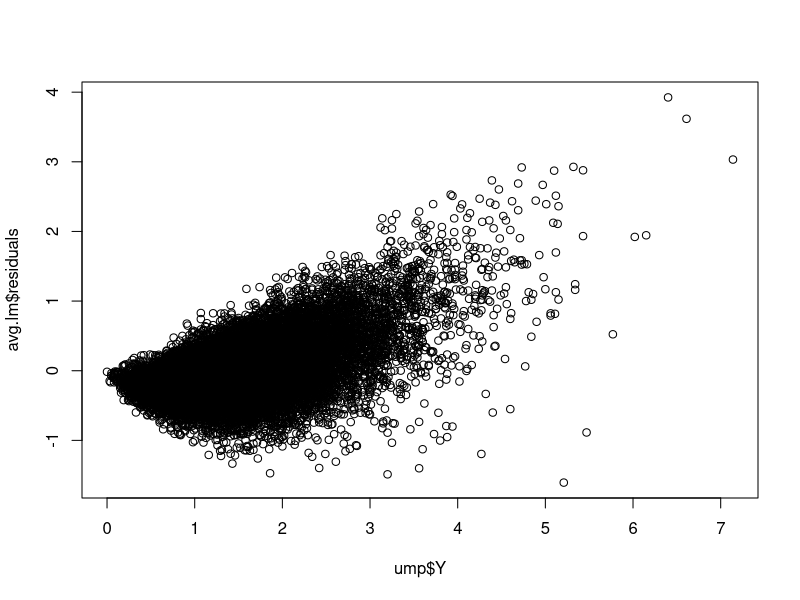
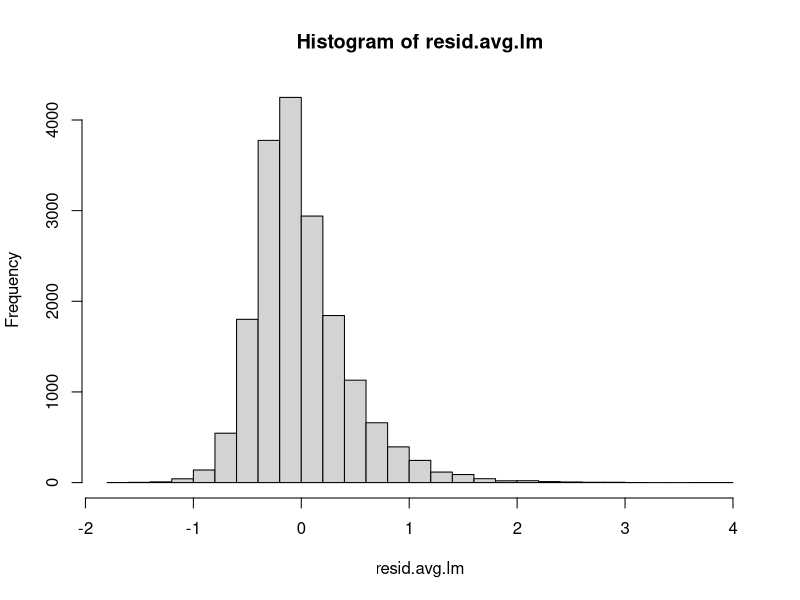
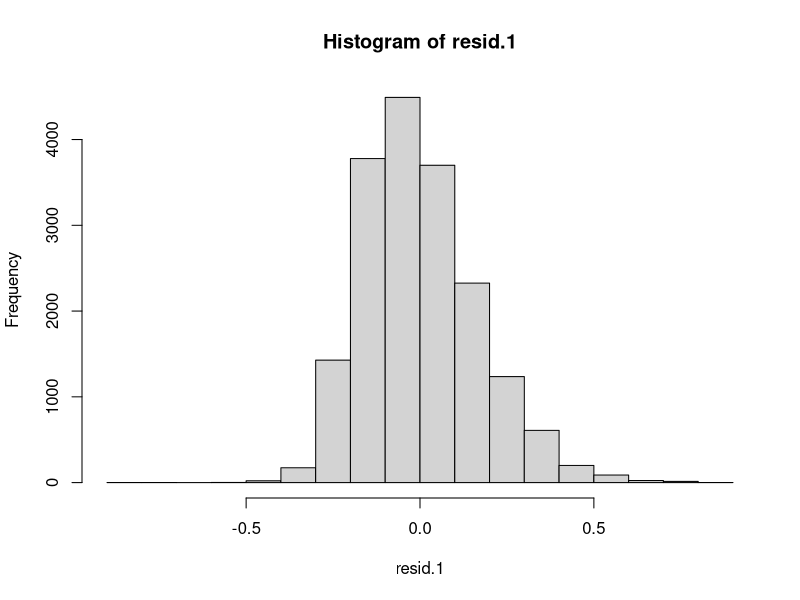
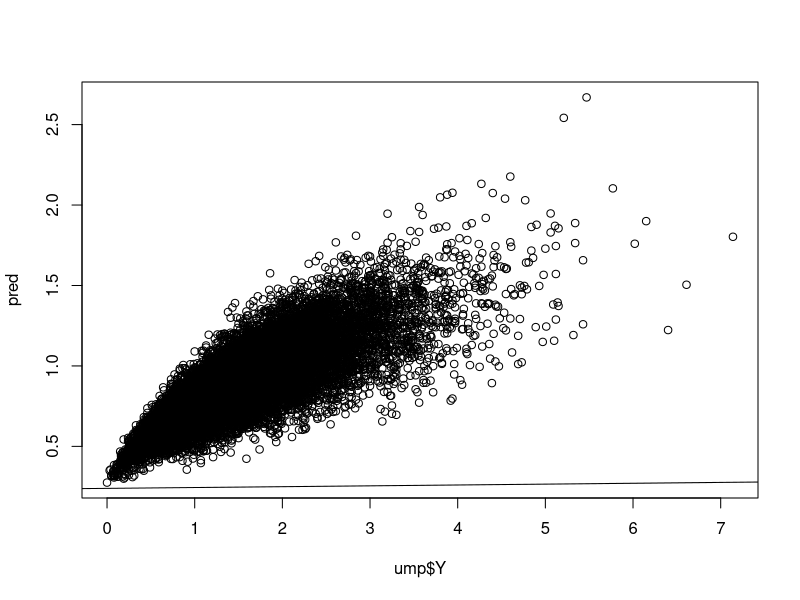
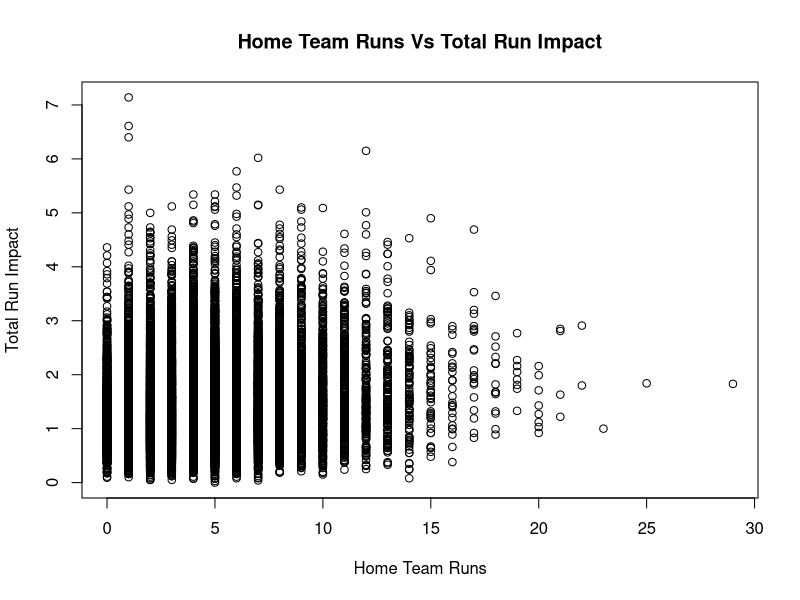
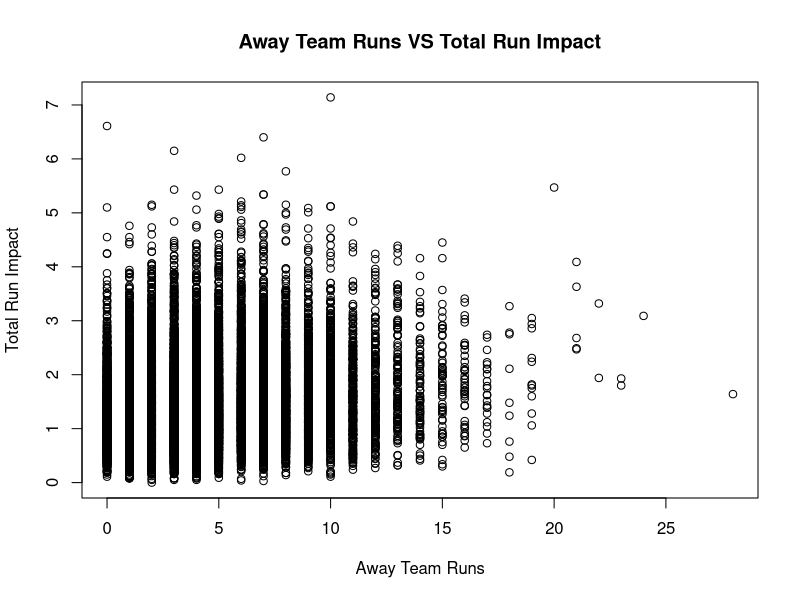
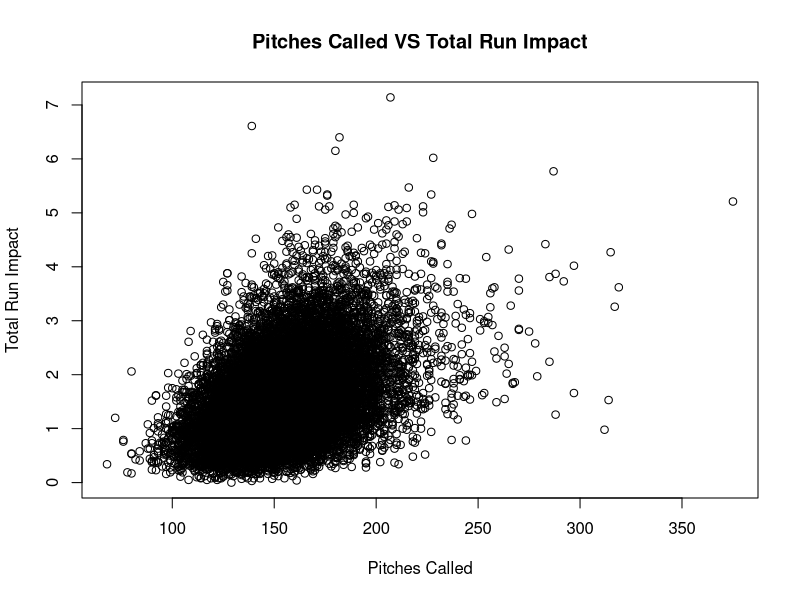
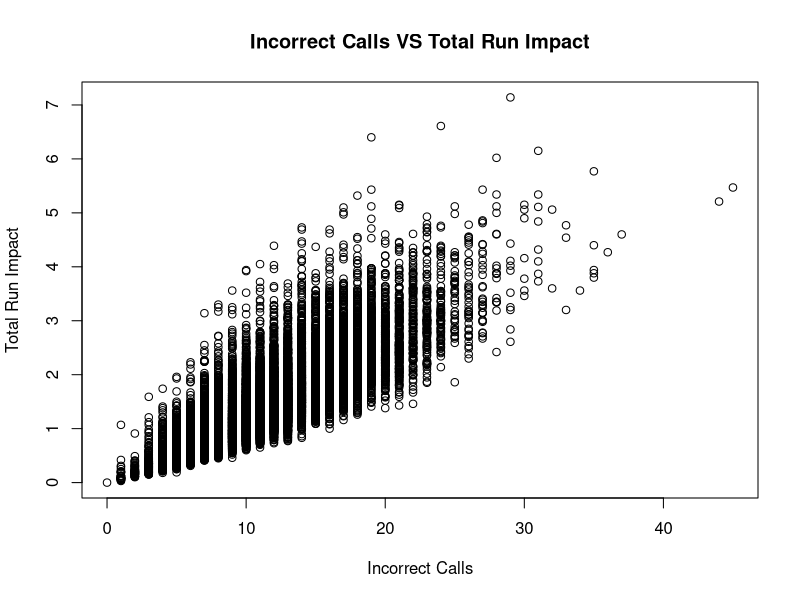

Recreate these plots in R, in order. (Note: this script raises an error after producing the figures.)
umpire <- read.csv("mlb-umpire-scorecard.csv")
#Convert char to num
umpire$incorrect_calls <- as.numeric(umpire$incorrect_calls)
umpire$pitches_called <- as.numeric(umpire$pitches_called)
umpire$expected_incorrect_calls <- as.numeric(umpire$expected_incorrect_calls)
umpire$correct_calls <- as.numeric(umpire$correct_calls)
umpire$expected_correct_calls <- as.numeric(umpire$expected_correct_calls)
umpire$correct_calls_above_expected <- as.numeric(umpire$correct_calls_above_expected)
umpire$accuracy <- as.numeric(umpire$accuracy)
umpire$expected_accuracy <- as.numeric(umpire$expected_accuracy)
umpire$accuracy_above_expected <- as.numeric(umpire$accuracy_above_expected)
umpire$consistency <- as.numeric(umpire$consistency)
umpire$favor_home <- as.numeric(umpire$favor_home)
umpire$total_run_impact <- as.numeric(umpire$total_run_impact)
#This created NA's in our data, so we need to get rid of these rows

#Create a new data frame with out NA's
ump <- data.frame(na.omit(umpire))
#Data still contains char columns: id, date, umpire, home, away

#Data with id, date, home, away
ump <- subset(ump, select = -c(id, date, home, away))

## Plotting the all data data 
names(ump) <- c('umpire', 'X1', 'X2', 'X3', 'X4', 'X5', 'X6', 'X7', 'X8', 'X9', 'X10', 'X11', 'X12', 'X13', 'Y')
any(is.na(ump))

avg.lm <- lm(Y~.-umpire, data = ump)
summary(avg.lm)
anova(avg.lm)
resid.avg.lm <- residuals(avg.lm)
plot(ump$Y, avg.lm$residuals)
hist(resid.avg.lm, breaks = 30)
log.lm <- lm(Y ~.-umpire, data = ump)


lm.1 <- lm(log(Y+1)~X1+X2+X4+X13, data = ump)
resid.1 <- residuals(lm.1)
hist(resid.1)

df <- data.frame(ump$X1, ump$X2, ump$X4, ump$X13, ump$Y)

cor(df)

pred <- predict(lm.1)
mean((ump$Y - lm.1$fitted.values)^2)


plot(ump$Y, pred)
abline(lm.1)

full.model <- lm(Y~.-umpire, data = ump)
step(full.model, direction = 'backward')
mean((ump$Y - full.model$fitted.values)^2)



# Home Team Runs VS Total Run Impact
plot(ump$X1, ump$Y, main = 'Home Team Runs Vs Total Run Impact', xlab = 'Home Team Runs', ylab = 'Total Run Impact')
# Away Team Runs VS Total Run Impact
plot(ump$X2, ump$Y, main = 'Away Team Runs VS Total Run Impact', xlab = 'Away Team Runs', ylab = 'Total Run Impact')
# Pitches Called VS Total Run Impact
plot(ump$X3, ump$Y, main = 'Pitches Called VS Total Run Impact', xlab = 'Pitches Called', ylab = 'Total Run Impact')
# Incorrect Calls VS Total Run Impact
plot(ump$X4, ump$Y, main = 'Incorrect Calls VS Total Run Impact', xlab = 'Incorrect Calls', ylab = 'Total Run Impact')
# Expected Incorrect Calls VS Total Run Impact
plot(ump$X5, ump$Y, main = 'Expected Incorrect Calls VS Total Run Impact', xlab = 'Expected Incorrect Calls', ylab = 'Total Run Impact')
# Correct Calls VS Total Run Impact
plot(ump$X6, ump$Y, main = 'Correct Calls VS Total Run Impact', xlab = 'Correct Calls', ylab = 'Total Run Impact')
# Expected Correct Calls VS Total Run Impact
plot(ump$X7, ump$Y, main = 'Expected Correct Calls VS Total Run Impact', xlab = 'Expected Correct Calls', ylab = 'Total Run Impact')
# Correct Calls Above Expected VS Total Run Impact
plot(ump$X8, ump$Y, main = 'Correct Calls Above Expected VS Total Run Impact', xlab = 'Correct Calls Above Expected', ylab = 'Total Run Impact')
# Accuracy VS Total Run Impact
plot(ump$X9, ump$Y, main = 'Accuracy VS Total Run Impact', xlab = 'Accuracy', ylab = 'Total Run Impact')
# Expected Accuracy VS Total Run Impact
plot(ump$X10, ump$Y, main = 'Expected Accuracy VS Total Run Impact', xlab = 'Expected Accuracy', ylab = 'Total Run Impact')
# Accuracy Above Expected VS Total Run Impact
plot(ump$X11, ump$Y, main = 'Accuracy Above Expected VS Total Run Impact', xlab = 'Accuracy Above Expected', ylab = 'Total Run Impact')
# Consistency VS Total Run Impact
plot(ump$X12, ump$Y, main = 'Consistency VS Total Run Impact', xlab = 'Consistency', ylab = 'Total Run Impact')
# Favor Home VS Total Run Impact
plot(ump$X13, ump$Y, main = 'Favor Home VS Total Run Impact', xlab = 'Favor Home', ylab = 'Total Run Impact')

## Plotting the all averaged data data 
ump2 <- average_umpire_data
ump2 <- subset(ump2, select = -umpire_name)
names(ump2) <- c('umpire', 'X1', 'X2', 'X3', 'X4', 'X5', 'X6', 'X7', 'X8', 'X9', 'X10', 'X11', 'X12', 'X13', 'Y')


# Home Team Runs VS Total Run Impact
plot(ump$X1, ump$Y, main = 'Home Team Runs Vs Total Run Impact', xlab = 'Home Team Runs', ylab = 'Total Run Impact')
# Away Team Runs VS Total Run Impact
plot(ump$X2, ump$Y, main = 'Away Team Runs VS Total Run Impact', xlab = 'Away Team Runs', ylab = 'Total Run Impact')
# Pitches Called VS Total Run Impact
plot(ump$X3, ump$Y, main = 'Pitches Called VS Total Run Impact', xlab = 'Pitches Called', ylab = 'Total Run Impact')
# Incorrect Calls VS Total Run Impact
plot(ump$X4, ump$Y, main = 'Incorrect Calls VS Total Run Impact', xlab = 'Incorrect Calls', ylab = 'Total Run Impact')
# Expected Incorrect Calls VS Total Run Impact
plot(ump$X5, ump$Y, main = 'Expected Incorrect Calls VS Total Run Impact', xlab = 'Expected Incorrect Calls', ylab = 'Total Run Impact')
# Correct Calls VS Total Run Impact
plot(ump$X6, ump$Y, main = 'Correct Calls VS Total Run Impact', xlab = 'Correct Calls', ylab = 'Total Run Impact')
# Expected Correct Calls VS Total Run Impact
plot(ump$X7, ump$Y, main = 'Expected Correct Calls VS Total Run Impact', xlab = 'Expected Correct Calls', ylab = 'Total Run Impact')
# Correct Calls Above Expected VS Total Run Impact
plot(ump$X8, ump$Y, main = 'Correct Calls Above Expected VS Total Run Impact', xlab = 'Correct Calls Above Expected', ylab = 'Total Run Impact')
# Accuracy VS Total Run Impact
plot(ump$X9, ump$Y, main = 'Accuracy VS Total Run Impact', xlab = 'Accuracy', ylab = 'Total Run Impact')
# Expected Accuracy VS Total Run Impact
plot(ump$X10, ump$Y, main = 'Expected Accuracy VS Total Run Impact', xlab = 'Expected Accuracy', ylab = 'Total Run Impact')
# Accuracy Above Expected VS Total Run Impact
plot(ump$X11, ump$Y, main = 'Accuracy Above Expected VS Total Run Impact', xlab = 'Accuracy Above Expected', ylab = 'Total Run Impact')
# Consistency VS Total Run Impact
plot(ump$X12, ump$Y, main = 'Consistency VS Total Run Impact', xlab = 'Consistency', ylab = 'Total Run Impact')
# Favor Home VS Total Run Impact
plot(ump$X13, ump$Y, main = 'Favor Home VS Total Run Impact', xlab = 'Favor Home', ylab = 'Total Run Impact')

#Normalizing data with scale
ump3 <- average_umpire_data
ump3 <- subset(ump3, select = -c(umpire, umpire_name))
names(ump3) <- c('X1', 'X2', 'X3', 'X4', 'X5', 'X6', 'X7', 'X8', 'X9', 'X10', 'X11', 'X12', 'X13', 'Y')
ump_scaled <- scale(ump3)
ump4 <- ump_scaled
ump5 <- data.frame(ump4)
ump.lm <- lm(Y~., data = ump5)
summary(ump.lm)
qqnorm(ump5$X1)
shapiro.test(ump5$X1)
shapiro.test(ump5$X2)
shapiro.test(ump5$X3)
shapiro.test(ump5$X4)
shapiro.test(ump5$X5)
shapiro.test(ump5$X6)
shapiro.test(ump5$X7)
shapiro.test(ump5$X8)
shapiro.test(ump5$X9)
shapiro.test(ump5$X10)
shapiro.test(ump5$X11)
shapiro.test(ump5$X12)
shapiro.test(ump5$X13)
#Only X8 and X11 are normal again according to shapiro.wilk
pred <- predict(ump.lm)
plot(ump5$Y, pred)
abline(0, 1)


#Checking normality
#All data
qqnorm(ump$X1)
qqline(ump$X1)
shapiro.test(ump$X1)

qqnorm(ump$X2)
qqline(ump$X2)
shapiro.test(ump$X2)

qqnorm(ump$X3)
qqline(ump$X3)
shapiro.test(ump$X3)

qqnorm(ump$X4)
qqline(ump$X4)
shapiro.test(ump$X4)

qqnorm(ump$X5)
qqline(ump$X5)
shapiro.test(ump$X5)

qqnorm(ump$X6)
qqline(ump$X6)
shapiro.test(ump$X6)

qqnorm(ump$X7)
qqline(ump$X7)
shapiro.test(ump$X7)

qqnorm(ump$X8)
qqline(ump$X8)
shapiro.test(ump$X8)

qqnorm(ump$X9)
qqline(ump$X9)
shapiro.test(ump$X9)

qqnorm(ump$X10)
qqline(ump$X10)
shapiro.test(ump$X10)

qqnorm(ump$X11)
qqline(ump$X11)
shapiro.test(ump$X11)

qqnorm(ump$X12)
qqline(ump$X12)
shapiro.test(ump$X12)

qqnorm(ump$X13)
qqline(ump$X13)
shapiro.test(ump$X13)


#Averaged Data
qqnorm(ump2$X1)
qqline(ump2$X1)
shapiro.test(ump2$X1)

qqnorm(ump2$X2)
qqline(ump2$X2)
shapiro.test(ump2$X2)

qqnorm(ump2$X3)
qqline(ump2$X3)
shapiro.test(ump2$X3)

qqnorm(ump2$X4)
qqline(ump2$X4)
shapiro.test(ump2$X4)

qqnorm(ump2$X5)
qqline(ump2$X5)
shapiro.test(ump2$X5)

qqnorm(ump2$X6)
qqline(ump2$X6)
shapiro.test(ump2$X6)

qqnorm(ump2$X7)
qqline(ump2$X7)
shapiro.test(ump2$X7)

qqnorm(ump2$X8)
qqline(ump2$X8)
shapiro.test(ump2$X8)

qqnorm(ump2$X9)
qqline(ump2$X9)
shapiro.test(ump2$X9)

qqnorm(ump2$X10)
qqline(ump2$X10)
shapiro.test(ump2$X10)

qqnorm(ump2$X11)
qqline(ump2$X11)
shapiro.test(ump2$X11)

qqnorm(ump2$X12)
qqline(ump2$X12)
shapiro.test(ump2$X12)

qqnorm(ump2$X13)
qqline(ump2$X13)
shapiro.test(ump2$X13)


#Unique data frames for each umpire with all of their data
umpire_names <- unique(ump$umpire)
for (umpire_name in umpire_names) {
  df_name <- paste(umpire_name, ".df", sep = "")
  assign(df_name, ump[ump$umpire == umpire_name, ])
}

#Individual umpire data averaged
averages_list <- list()
for (umpire_name in umpire_names) {
  df_name <- paste(umpire_name, ".df", sep = "")
  current_df <- ump[ump$umpire == umpire_name, ]
  
  averages_list[[df_name]] <- aggregate(cbind(home_team_runs, away_team_runs, pitches_called, incorrect_calls, expected_incorrect_calls, correct_calls, expected_correct_calls, correct_calls_above_expected, accuracy, expected_accuracy, accuracy_above_expected, consistency, favor_home, total_run_impact) ~ umpire, data = current_df, FUN = mean)
}

#Data frame with each all umpires and averaged data
average_umpire_data <- data.frame()
for (umpire_name in umpire_names) {
  current_df <- ump[ump$umpire == umpire_name, ]
  avg_data <- aggregate(cbind(home_team_runs, away_team_runs, pitches_called, incorrect_calls, expected_incorrect_calls, correct_calls, expected_correct_calls, correct_calls_above_expected, accuracy, expected_accuracy, accuracy_above_expected, consistency, favor_home, total_run_impact) ~ umpire, data = current_df, FUN = mean)
  avg_data$umpire_name <- umpire_name
  average_umpire_data <- rbind(average_umpire_data, avg_data)
}


#Testing to see which subsets work best
## Trying stuff with all data
ump2 <- subset(ump, select = -umpire)
names(ump2) <- c('X1', 'X2', 'X3', 'X4', 'X5', 'X6', 'X7', 'X8', 'X9', 'X10', 'X11', 'X12', 'X13', 'Y')
ump_scaled <- scale(ump2)


library(leaps)
#adjr2
regsub <- regsubsets(Y ~ ., data = ump_scaled)
summary(regsub)
plot(regsub, scale = 'adjr2')
best_subset_adjr2 <- which.max(summary(regsub)$adjr2)
best_subset_adjr2
# 7 subsets
coefficients_adjr2 <- coef(regsub, id = best_subset_adjr2)
coefficients_adjr2
# Y = -0.691106893 + 0.008514047X1 + 0.002181240X2 + 0.129090433X4 + 0.001090528X12 + 0.003941241X6 -0.003477565X8
#Says X3 should be included but its tiny 0.0000...

#cp
plot(regsub, scale = 'Cp')
best_subset_cp <- which.min(summary(regsub)$cp)
best_subset_cp
# 7 subsets
coefficients_cp <- coef(regsub, id = best_subset_cp)
coefficients_cp
# Y = -0.691106893 + 0.008514047X1 + 0.002181240X2 + 0.129090433X4 + 0.001090528X12 + 0.003941241X6 -0.003477565X8
#Says X3 should be included but its tiny 0.0000...

#backward
full.model <- lm(Y~., data = ump2)
step(full.model, direction = 'backward')
# Y = -6.8132643 + 0.0084389X1 + 0.0023858X2 + 0.0006799X3 + 0.1677282X4 + 0.0673885X9 -0.0062533X11 + 0.0259794X13

#forward
start.model <- lm(Y~1, data = ump2)
step(start.model, direction = 'forward', scope = formula(full.model))
# Y = -6.7683982 + 0.0084417X1 + 0.0023905X2 + 0.1681118X4 + 0.0007035X7 + 0.0669037X9 - 0.0051894X11 + 0.0259807X13 

#both
step(start.model, direction = 'both', scope = formula(full.model))
# Y = -6.7683982 + 0.0084417X1 + 0.0023905X2 + 0.1681118X4 + 0.0007035X7 + 0.0669037X9 - 0.0051894X11 + 0.0259807X13






## Trying stuff with averaged data
ump2 <- subset(average_umpire_data, select = -umpire)
names(ump2) <- c('X1', 'X2', 'X3', 'X4', 'X5', 'X6', 'X7', 'X8', 'X9', 'X10', 'X11', 'X12', 'X13', 'Y')

library(leaps)
#adjr2
regsub <- regsubsets(Y ~ X1+X2+X3+X4+X5+X6+X7+X8+X9+X10+X11+X12+X13, data = ump2)
summary(regsub)
plot(regsub, scale = 'adjr2')
best_subset_adjr2 <- which.max(summary(regsub)$adjr2)
best_subset_adjr2
# 7 subsets
coefficients_adjr2 <- coef(regsub, id = best_subset_adjr2)
coefficients_adjr2
# Y = -2.44452959 + 0.02623155X1 + 0.11700647X4 - 0.22050790X6 + 0.22564328X7 + 0.32370884X11 + 0.01889726 - 0.06619664

#cp
plot(regsub, scale = 'Cp')
best_subset_cp <- which.min(summary(regsub)$cp)
best_subset_cp
# 6 subsets
coefficients_cp <- coef(regsub, id = best_subset_cp)
coefficients_cp
# Y = -2.854766057 + 0.034500787X1 + 0.118435353X4 + 0.004886546X6 - 0.018580958X11 + 0.023065908X12 - 0.048767941X13
#Says X3 should be included but its tiny 0.0000...

#backward
full.model <- lm(Y~X1+X2+X3+X4+X5+X6+X7+X8+X9+X10+X11+X12+X13, data = ump2)
step(full.model, direction = 'backward')
#6 subsets
# Y = -13.08058 + 0.02281X1 + 0.37729X4 - 0.18292X5 + 1.11696X9 - 0.98456X10 - 0.72389X11

#forward
start.model <- lm(Y~1, data = ump2)
step(start.model, direction = 'forward', scope = formula(full.model))
#6 subsets
# Y = -13.08058 + 0.02281X1 + 0.37729X4 - 0.18292X5 + 1.11696X9 - 0.98456X10 - 0.72389X11

#both
step(start.model, direction = 'both', scope = formula(full.model))
# 6 subsets
# Y = -13.08058 + 0.02281X1 + 0.37729X4 - 0.18292X5 + 1.11696X9 - 0.98456X10 - 0.72389X11
